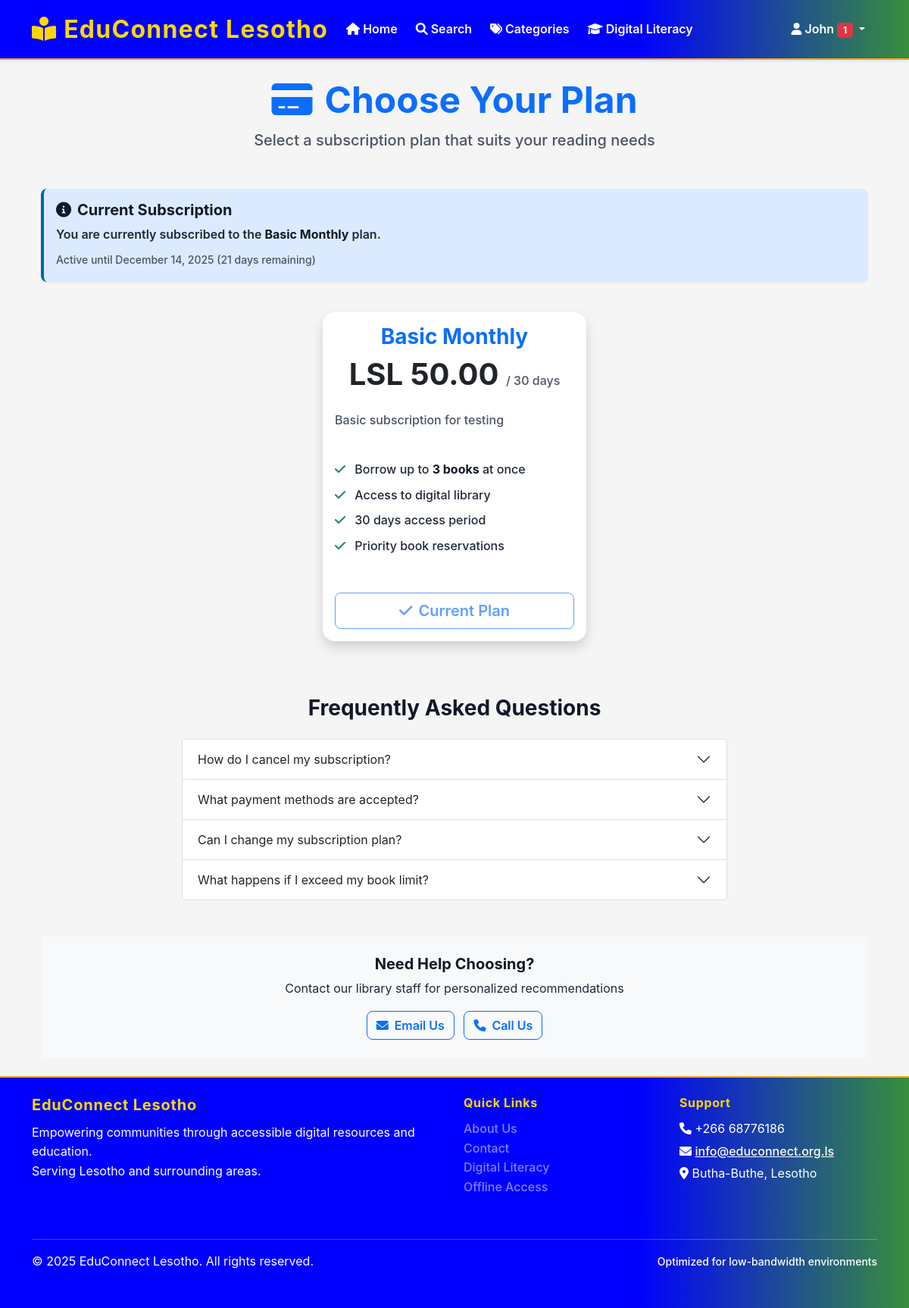
The app's page /subscription/plans (signed in), older data.
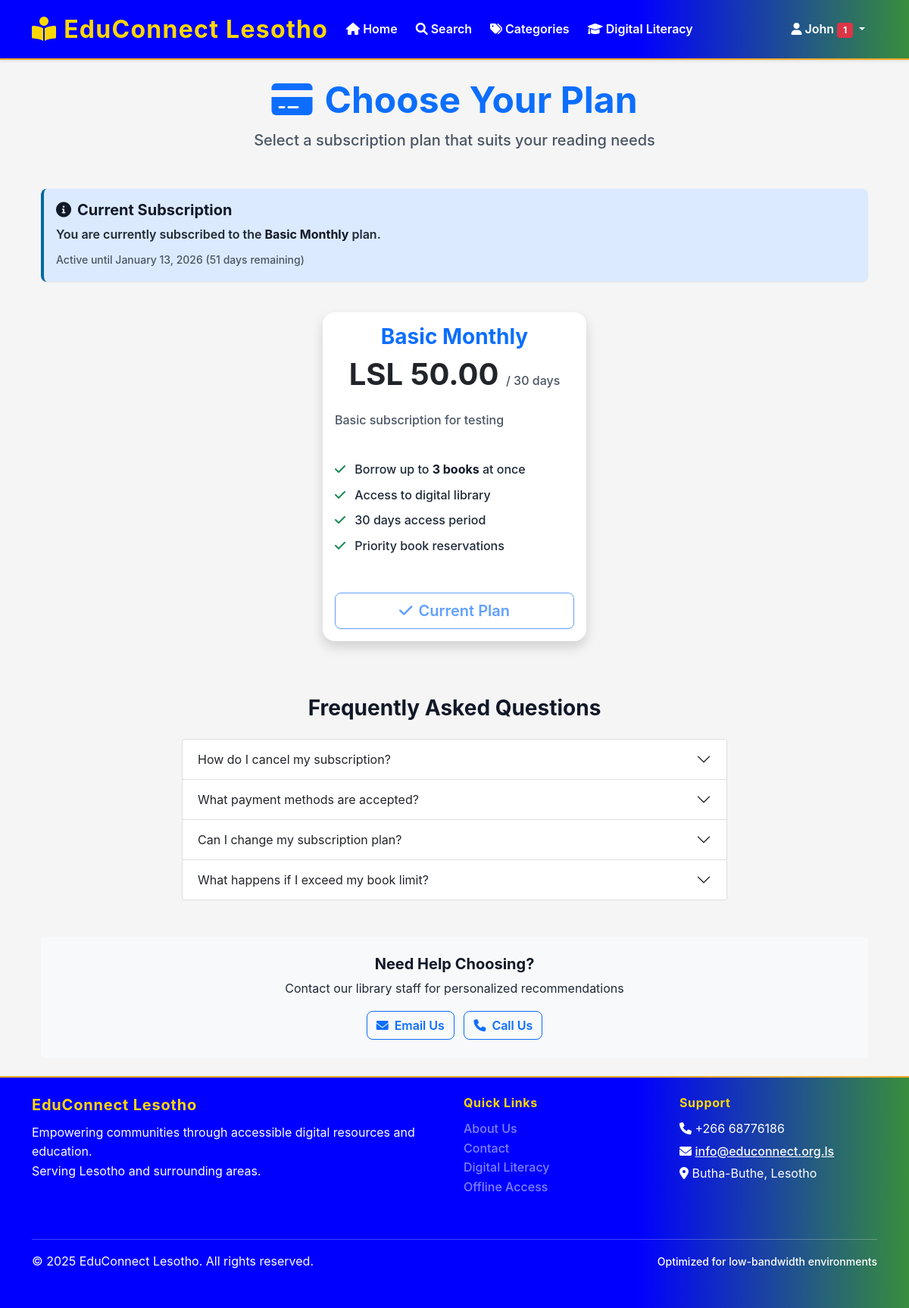
The same page, newer data.
### app/models/subscription.py (models this page shows, shortened)
class UserSubscription(db.Model):
    __tablename__ = 'user_subscriptions'
    id = db.Column(db.Integer, primary_key=True)
    user_id = db.Column(db.Integer, db.ForeignKey('users.id'), nullable=False)
    plan_id = db.Column(db.Integer, db.ForeignKey('subscription_plans.id'), nullable=False)
    start_date = db.Column(db.DateTime, nullable=False, default=datetime.utcnow)
    end_date = db.Column(db.DateTime, nullable=False)
    is_active = db.Column(db.Boolean, default=True)
    auto_renew = db.Column(db.Boolean, default=False)
    created_at = db.Column(db.DateTime, default=datetime.utcnow)
    @property
    def is_expired(self):
        return datetime.utcnow() > self.end_date
    @property
    def days_remaining(self):
        if self.is_expired:
            return 0
        return (self.end_date - datetime.utcnow()).days

### app/routes/subscription.py (the view)
@subscription_bp.route('/plans')
@login_required
def plans():
    plans = SubscriptionPlan.query.filter_by(is_active=True).order_by(SubscriptionPlan.price).all()
    current_subscription = current_user.get_current_subscription()
    return render_template('subscription/plans.html',
                         plans=plans,
                         current_subscription=current_subscription)

### app/models/user.py (called while the page is built)
    def is_admin(self):
        return self.role.role_name == 'admin'

    def is_librarian(self):
        return self.role.role_name in ['admin', 'librarian']

    def get_current_subscription(self):
        from app.models.subscription import UserSubscription
        return UserSubscription.query.filter_by(
            user_id=self.id,
            is_active=True
        ).filter(
            UserSubscription.end_date > datetime.utcnow()
        ).first()

### app/templates/subscription/plans.html (shortened to what the changed rows need)
{% extends "base.html" %}
{% block content %}
<div class="container mt-4">
    <div class="row">
        <div class="col-12">
            <div class="text-center mb-5">
                <h1 class="display-5 fw-bold text-primary">
                    <i class="fas fa-credit-card me-3"></i>Choose Your Plan
                </h1>
            </div>
        </div>
    </div>
    {% if current_subscription %}
    <div class="row mb-4">
        <div class="col-12">
            <div class="alert alert-info">
                <h5><i class="fas fa-info-circle me-2"></i>Current Subscription</h5>
                <p class="mb-2">
                    You are currently subscribed to the <strong>{{ current_subscription.plan.name }}</strong> plan.
                </p>
                <p class="mb-0">
                    <small class="text-muted">
                        Active until {{ current_subscription.end_date.strftime('%B %d, %Y') }}
                        ({{ current_subscription.days_remaining }} days remaining)
                    </small>
                </p>
            </div>
        </div>
    </div>
    {% endif %}
    <div class="row">
        <div class="col-lg-8 mx-auto">
            <div class="accordion" id="faqAccordion">
                <div class="accordion-item">
                    <h2 class="accordion-header" id="faq1">
                        <button class="accordion-button collapsed" type="button" data-bs-toggle="collapse" data-bs-target="#faqCollapse1">
                            How do I cancel my subscription?
                        </button>
                    </h2>
                </div>
                <div class="accordion-item">
                    <h2 class="accordion-header" id="faq2">
                        <button class="accordion-button collapsed" type="button" data-bs-toggle="collapse" data-bs-target="#faqCollapse2">
                            What payment methods are accepted?
                        </button>
                    </h2>
                </div>
                <div class="accordion-item">
                    <h2 class="accordion-header" id="faq3">
                        <button class="accordion-button collapsed" type="button" data-bs-toggle="collapse" data-bs-target="#faqCollapse3">
                            Can I change my subscription plan?
                        </button>
                    </h2>
                </div>
                <div class="accordion-item">
                    <h2 class="accordion-header" id="faq4">
                        <button class="accordion-button collapsed" type="button" data-bs-toggle="collapse" data-bs-target="#faqCollapse4">
                            What happens if I exceed my book limit?
                        </button>
                    </h2>
                </div>
            </div>
        </div>
    </div>
</div>
{% endblock %}

Row changes from the older to the newer data that the page shows:
no longer on this page (row edited): UserSubscription: end_date "December 14, 2025", days_remaining "21"
now on this page (row unchanged): UserSubscription: end_date "January 13, 2026", days_remaining "51"
